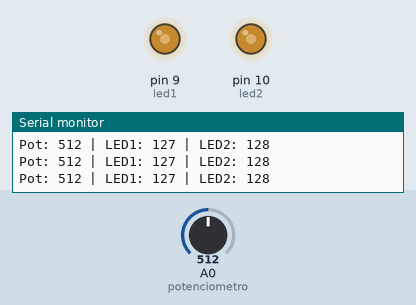
A sketch run on a simulated Arduino Uno, built with avr-gcc and run on an emulated ATmega328P. Shown: output pins drawn as LEDs (lit = HIGH), the last lines printed to the serial monitor. The test bench sets the inputs (shaded band); at power-on: A0 (potenciometro) = 512.

Above: at 1.2 s.
1.3 s: A0 (potenciometro) set to 610
At 2.0 s:
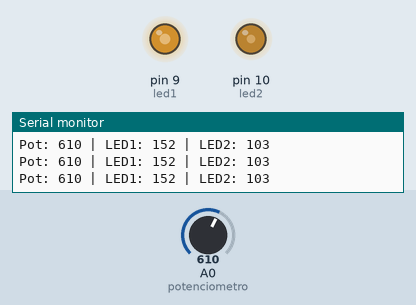
2.8 s: A0 (potenciometro) set to 640
At 3.7 s:
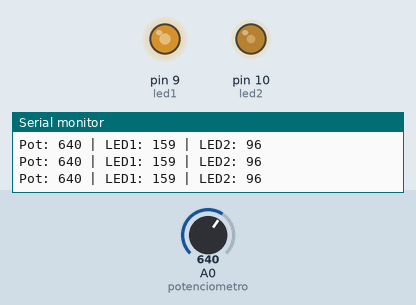
5.8 s: A0 (potenciometro) set to 1010
At 6.5 s:
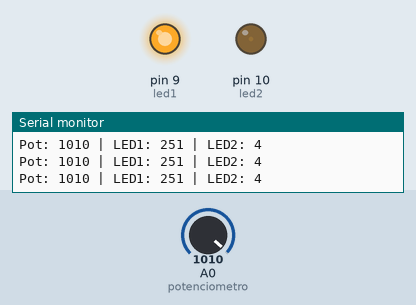
7.3 s: A0 (potenciometro) set to 1023
At 8.1 s:
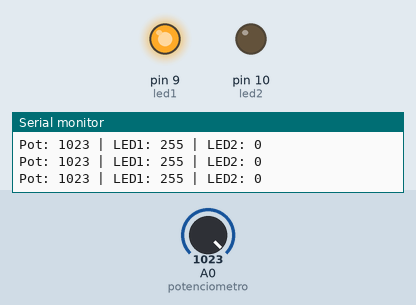
8.8 s: A0 (potenciometro) set to 0
At 9.7 s:
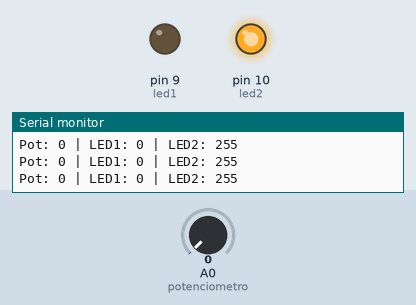
10.3 s: A0 (potenciometro) set to 8
At 11.1 s:
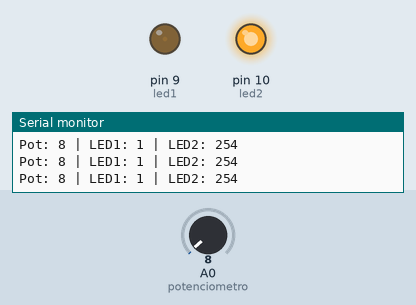
11.8 s: A0 (potenciometro) set to 11
Timing chart, 0 to 14.3 s (numbered marks = the images above; inputs shaded):
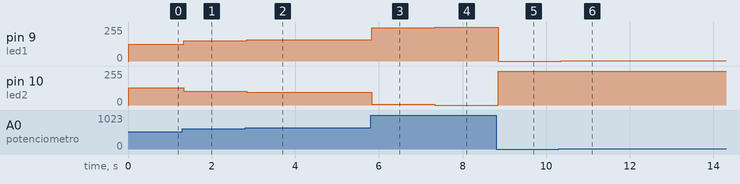

Measured:
- after the input at 1.3 s, pin 9 (led1): 127/255 → 152/255 at once; pin 10 (led2): 128/255 → 103/255 at once
- after the input at 2.8 s, pin 9 (led1): 152/255 → 159/255 at once; pin 10 (led2): 103/255 → 96/255 at once
- after the input at 5.8 s, pin 9 (led1): 159/255 → 251/255 at once; pin 10 (led2): 96/255 → 4/255 at once
- after the input at 7.3 s, pin 9 (led1): 251/255 → 255/255 at once; pin 10 (led2): 4/255 → 0/255 at once
- after the input at 8.8 s, pin 9 (led1): 255/255 → 0/255 after 0.05 s; pin 10 (led2): 0/255 → 255/255 after 0.05 s
- after the input at 10.3 s, pin 9 (led1): 0/255 → 1/255 after 0.06 s; pin 10 (led2): 255/255 → 254/255 after 0.06 s
- after the input at 11.8 s, pin 9 (led1): 1/255 → 2/255 at once; pin 10 (led2): 254/255 → 253/255 at once

The sketch:

controledebrilhoinverso1.ino
```cpp
const int led1 = 9;
const int led2 = 10;
const int potenciometro = A0;

int valorPot = 0;
int brilhoLed1 = 0;
int brilhoLed2 = 0;

enum Estado{
  LER_POT,
  AJUSTAR_LEDS
};

Estado estadoAtual = LER_POT;

void setup(){
  pinMode(led1, OUTPUT);
  pinMode(led2, OUTPUT);

  Serial.begin(9600);
}

void loop(){
  switch(estadoAtual){
    case LER_POT:
     valorPot = analogRead(potenciometro);
     brilhoLed1 = map(valorPot, 0, 1023, 0, 255);
     brilhoLed2 = map(valorPot, 0, 1023, 255, 0);
     estadoAtual = AJUSTAR_LEDS;
     break;

    case AJUSTAR_LEDS:
     analogWrite(led1, brilhoLed1);
     analogWrite(led2, brilhoLed2);

     Serial.print("Pot: ");
     Serial.print(valorPot);

     Serial.print(" | LED1: ");
     Serial.print(brilhoLed1);

     Serial.print(" | LED2: ");
     Serial.println(brilhoLed2);

     estadoAtual = LER_POT;
     break;

  }

  delay(20);

}
```
